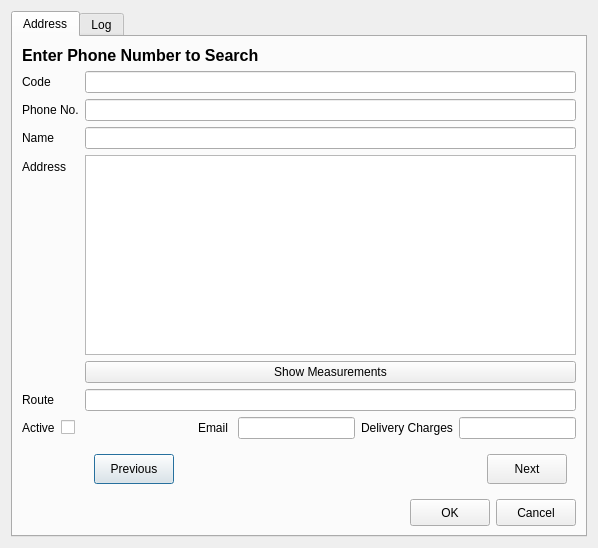
<?xml version="1.0" encoding="UTF-8"?>
<ui version="4.0">
 <class>AddressDialog</class>
 <widget class="QDialog" name="AddressDialog">
  <property name="windowModality">
   <enum>Qt::ApplicationModal</enum>
  </property>
  <property name="geometry">
   <rect>
    <x>0</x>
    <y>0</y>
    <width>598</width>
    <height>548</height>
   </rect>
  </property>
  <property name="windowTitle">
   <string>Dialog</string>
  </property>
  <layout class="QVBoxLayout" name="verticalLayout_2">
   <item>
    <widget class="QTabWidget" name="tabWidget">
     <property name="currentIndex">
      <number>0</number>
     </property>
     <widget class="QWidget" name="tab">
      <attribute name="title">
       <string>Address</string>
      </attribute>
      <layout class="QFormLayout" name="formLayout">
       <item row="0" column="0" colspan="2">
        <widget class="QLabel" name="label">
         <property name="text">
          <string>&lt;html&gt;&lt;head/&gt;&lt;body&gt;&lt;p&gt;&lt;span style=&quot; font-size:12pt; font-weight:600;&quot;&gt;Enter Phone Number to Search&lt;/span&gt;&lt;/p&gt;&lt;/body&gt;&lt;/html&gt;</string>
         </property>
        </widget>
       </item>
       <item row="1" column="0">
        <widget class="QLabel" name="codeLabel">
         <property name="text">
          <string>Code</string>
         </property>
        </widget>
       </item>
       <item row="1" column="1">
        <widget class="QLineEdit" name="codeLineEdit"/>
       </item>
       <item row="2" column="0">
        <widget class="QLabel" name="label_2">
         <property name="text">
          <string>Phone No.</string>
         </property>
        </widget>
       </item>
       <item row="2" column="1">
        <widget class="QLineEdit" name="phoneEdit"/>
       </item>
       <item row="3" column="0">
        <widget class="QLabel" name="label_3">
         <property name="text">
          <string>Name</string>
         </property>
        </widget>
       </item>
       <item row="3" column="1">
        <widget class="QLineEdit" name="NameEdit"/>
       </item>
       <item row="4" column="0">
        <widget class="QLabel" name="label_4">
         <property name="text">
          <string>Address</string>
         </property>
        </widget>
       </item>
       <item row="4" column="1">
        <layout class="QHBoxLayout" name="horizontalLayout_6">
         <item>
          <widget class="QPlainTextEdit" name="AddressText"/>
         </item>
        </layout>
       </item>
       <item row="6" column="0">
        <widget class="QLabel" name="routeLabel">
         <property name="text">
          <string>Route</string>
         </property>
        </widget>
       </item>
       <item row="6" column="1">
        <widget class="QLineEdit" name="routeLineEdit"/>
       </item>
       <item row="7" column="0" colspan="2">
        <layout class="QHBoxLayout" name="horizontalLayout_5">
         <item>
          <widget class="QLabel" name="activelabel">
           <property name="text">
            <string>Active</string>
           </property>
          </widget>
         </item>
         <item>
          <widget class="QCheckBox" name="activeCheckBox"/>
         </item>
         <item>
          <spacer name="horizontalSpacer_5">
           <property name="orientation">
            <enum>Qt::Horizontal</enum>
           </property>
           <property name="sizeHint" stdset="0">
            <size>
             <width>40</width>
             <height>20</height>
            </size>
           </property>
          </spacer>
         </item>
         <item>
          <widget class="QLabel" name="label_7">
           <property name="text">
            <string>Email </string>
           </property>
          </widget>
         </item>
         <item>
          <widget class="QLineEdit" name="emailLineEdit"/>
         </item>
         <item>
          <widget class="QLabel" name="deliveryChargesLabel">
           <property name="text">
            <string>Delivery Charges</string>
           </property>
          </widget>
         </item>
         <item>
          <widget class="QLineEdit" name="deliveryChargesLineEdit"/>
         </item>
        </layout>
       </item>
       <item row="8" column="1">
        <widget class="QWidget" name="widget" native="true">
         <property name="minimumSize">
          <size>
           <width>0</width>
           <height>40</height>
          </size>
         </property>
         <layout class="QHBoxLayout" name="horizontalLayout_4">
          <item>
           <widget class="QPushButton" name="prevButton">
            <property name="minimumSize">
             <size>
              <width>80</width>
              <height>30</height>
             </size>
            </property>
            <property name="text">
             <string>Previous</string>
            </property>
           </widget>
          </item>
          <item>
           <spacer name="horizontalSpacer_4">
            <property name="orientation">
             <enum>Qt::Horizontal</enum>
            </property>
            <property name="sizeHint" stdset="0">
             <size>
              <width>40</width>
              <height>20</height>
             </size>
            </property>
           </spacer>
          </item>
          <item>
           <widget class="QPushButton" name="NextButton">
            <property name="minimumSize">
             <size>
              <width>80</width>
              <height>30</height>
             </size>
            </property>
            <property name="text">
             <string>Next</string>
            </property>
           </widget>
          </item>
         </layout>
        </widget>
       </item>
       <item row="9" column="0" colspan="2">
        <layout class="QHBoxLayout" name="horizontalLayout_3">
         <item>
          <spacer name="horizontalSpacer_3">
           <property name="orientation">
            <enum>Qt::Horizontal</enum>
           </property>
           <property name="sizeHint" stdset="0">
            <size>
             <width>40</width>
             <height>20</height>
            </size>
           </property>
          </spacer>
         </item>
         <item>
          <widget class="QPushButton" name="addOk">
           <property name="minimumSize">
            <size>
             <width>80</width>
             <height>27</height>
            </size>
           </property>
           <property name="text">
            <string>OK</string>
           </property>
          </widget>
         </item>
         <item>
          <widget class="QPushButton" name="AddCancel">
           <property name="minimumSize">
            <size>
             <width>80</width>
             <height>27</height>
            </size>
           </property>
           <property name="text">
            <string>Cancel</string>
           </property>
          </widget>
         </item>
        </layout>
       </item>
       <item row="5" column="1">
        <widget class="QPushButton" name="showMeasurements">
         <property name="text">
          <string>Show Measurements</string>
         </property>
        </widget>
       </item>
      </layout>
     </widget>
     <widget class="QWidget" name="tab_2">
      <attribute name="title">
       <string>Log</string>
      </attribute>
      <layout class="QVBoxLayout" name="verticalLayout_4">
       <item>
        <layout class="QHBoxLayout" name="horizontalLayout">
         <item>
          <widget class="QLabel" name="label_6">
           <property name="text">
            <string>From</string>
           </property>
          </widget>
         </item>
         <item>
          <widget class="QDateTimeEdit" name="fromDate">
           <property name="minimumSize">
            <size>
             <width>0</width>
             <height>30</height>
            </size>
           </property>
           <property name="calendarPopup">
            <bool>true</bool>
           </property>
          </widget>
         </item>
         <item>
          <widget class="QLabel" name="label_5">
           <property name="text">
            <string>To</string>
           </property>
          </widget>
         </item>
         <item>
          <widget class="QDateTimeEdit" name="toDate">
           <property name="minimumSize">
            <size>
             <width>0</width>
             <height>30</height>
            </size>
           </property>
           <property name="calendarPopup">
            <bool>true</bool>
           </property>
          </widget>
         </item>
         <item>
          <spacer name="horizontalSpacer_2">
           <property name="orientation">
            <enum>Qt::Horizontal</enum>
           </property>
           <property name="sizeHint" stdset="0">
            <size>
             <width>40</width>
             <height>20</height>
            </size>
           </property>
          </spacer>
         </item>
         <item>
          <widget class="QPushButton" name="okButton">
           <property name="minimumSize">
            <size>
             <width>80</width>
             <height>27</height>
            </size>
           </property>
           <property name="text">
            <string>OK</string>
           </property>
          </widget>
         </item>
        </layout>
       </item>
       <item>
        <widget class="QTableWidget" name="tableWidget"/>
       </item>
       <item>
        <layout class="QHBoxLayout" name="horizontalLayout_2">
         <item>
          <widget class="QPushButton" name="close">
           <property name="minimumSize">
            <size>
             <width>80</width>
             <height>27</height>
            </size>
           </property>
           <property name="text">
            <string>Close</string>
           </property>
          </widget>
         </item>
         <item>
          <spacer name="horizontalSpacer">
           <property name="orientation">
            <enum>Qt::Horizontal</enum>
           </property>
           <property name="sizeHint" stdset="0">
            <size>
             <width>40</width>
             <height>20</height>
            </size>
           </property>
          </spacer>
         </item>
         <item>
          <widget class="QPushButton" name="selectButton">
           <property name="minimumSize">
            <size>
             <width>80</width>
             <height>27</height>
            </size>
           </property>
           <property name="text">
            <string>Select</string>
           </property>
          </widget>
         </item>
        </layout>
       </item>
      </layout>
     </widget>
    </widget>
   </item>
  </layout>
 </widget>
 <tabstops>
  <tabstop>phoneEdit</tabstop>
  <tabstop>NameEdit</tabstop>
  <tabstop>AddressText</tabstop>
  <tabstop>addOk</tabstop>
  <tabstop>codeLineEdit</tabstop>
  <tabstop>AddCancel</tabstop>
  <tabstop>deliveryChargesLineEdit</tabstop>
  <tabstop>prevButton</tabstop>
  <tabstop>NextButton</tabstop>
  <tabstop>routeLineEdit</tabstop>
  <tabstop>activeCheckBox</tabstop>
  <tabstop>tabWidget</tabstop>
  <tabstop>fromDate</tabstop>
  <tabstop>toDate</tabstop>
  <tabstop>okButton</tabstop>
  <tabstop>tableWidget</tabstop>
  <tabstop>close</tabstop>
  <tabstop>selectButton</tabstop>
 </tabstops>
 <resources/>
 <connections/>
</ui>
